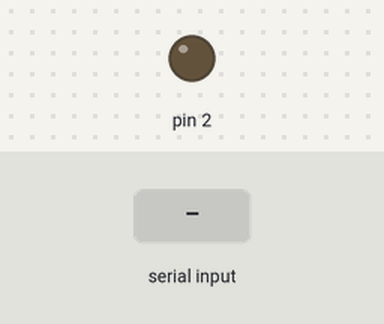
Recording of a sketch running on a simulated Arduino Uno, built with avr-gcc and run on an emulated ATmega328P. Shown: output pins drawn as LEDs (lit = HIGH). The test bench sets the inputs (shaded band). What the sketch prints to the serial monitor is not drawn.

Above: at 1.2 s.
1.3 s: "b" received over Serial
At 1.43 s:
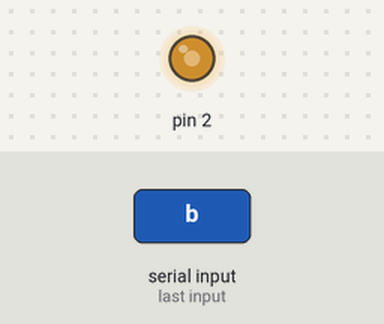
4.3 s: "e" received over Serial
At 5.5 s:
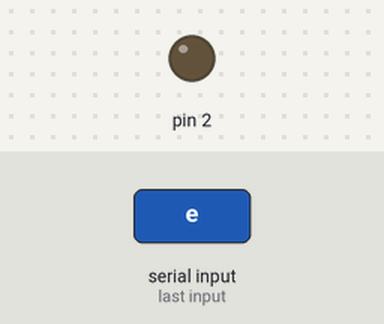
7.3 s: "c" received over Serial
At 7.54 s:
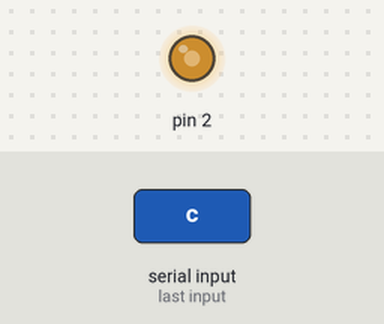
8.8 s: "d" received over Serial
At 9.29 s:
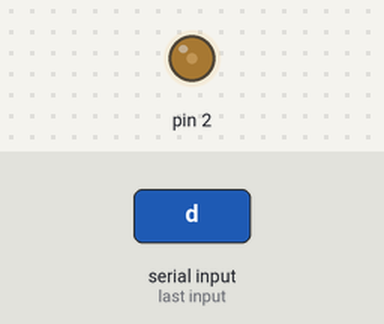
Timing chart, 0 to 11.3 s (numbered marks = the images above; inputs shaded):
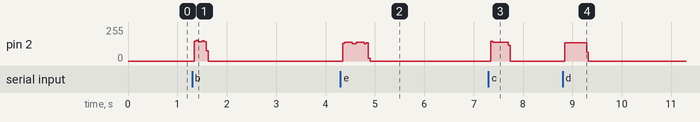

The sketch:

rc_car1.ino
```cpp
/*Data Format
W2 W2 W2 W2 (n) x W1 W2 W2 W2 W2 (n) x W1 W2 W2 W2 W2
Number of Function Codes (n) W1 Function Key Decode Result
4 End Code
10 Forward Forward
16 Forward & Turbo Forward
22 Turbo Turbo
28 Turbo & Forward & Left Forward & Left
34 Turbo & Forward & Right Forward & Right
40 Backward Backward
46 Backward & Right Backward & Right
52 Backward & Left Backward & Left
58 Left Left
64 Right Right
*/
int a=0;
char x;

void setup()
{
  Serial.begin(9600);
 pinMode(2, OUTPUT);
}

void loop()
{
  while (Serial.available() > 0) {
x=Serial.read();
Serial.print(x);


    if (x == "a") turn(9);
    if (x == 'b') turn(15);
    if (x == 'c') turn(27);
    if (x == 'd') turn(33);
    if (x == 'e') turn(39);
    if (x == 'f') turn(45);
    if (x == 'g') turn(51);
    if (x == 'h') turn(57);
    if (x == 'i') turn(63);

delay(1000);


  }

}

void turn(int b) {

      for(int i=0; i<=10; i++) // time is motor turn
 {

   for(int i=0; i<=3; i++) // This starts the communication 4 W2 pulses 1KHz 75% duty cycle
 {
   digitalWrite(2, HIGH);
   delayMicroseconds(1500);

   digitalWrite(2, LOW);
   delayMicroseconds(500);
 }
 for(int i=0; i<=b; i++) // This makes the car go "forward" 10 W1 pulses 500Mhz 50% duty cycle
 {
   digitalWrite(2, HIGH);
   delayMicroseconds(500);

   digitalWrite(2, LOW);
   delayMicroseconds(500);
 }
  }
    }
```

Measured:
- after the input at 1.3 s, pin 2: 0/255 → 146/255 after 0.05 s, → 0/255 0.16 s later
- after the input at 4.3 s, pin 2: 0/255 → 141/255 after 0.05 s, → 131/255 0.20 s later, → 140/255 0.08 s later, → 0/255 0.16 s later
- after the input at 7.3 s, pin 2: 0/255 → 141/255 after 0.05 s, → 0/255 0.36 s later
- after the input at 8.8 s, pin 2: 0/255 → 138/255 after 0.05 s, → 0/255 0.44 s later
